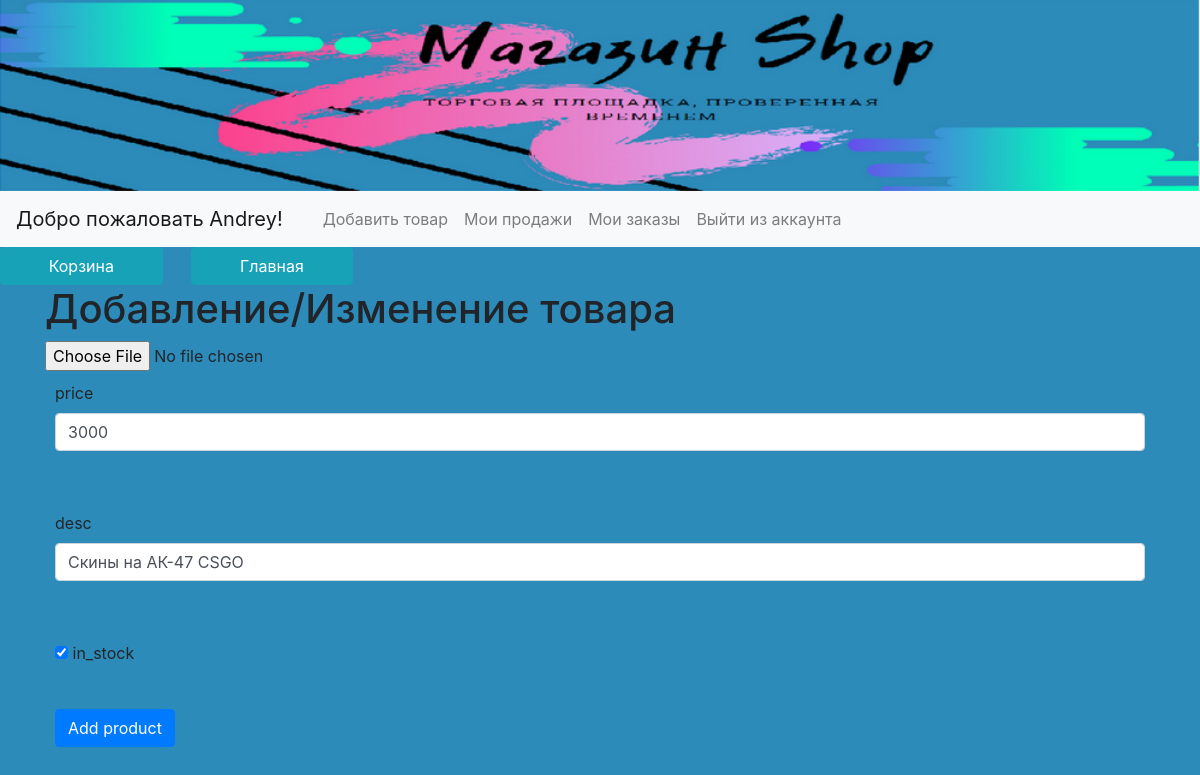
The app's page /edit_product/1 (signed in), older data.
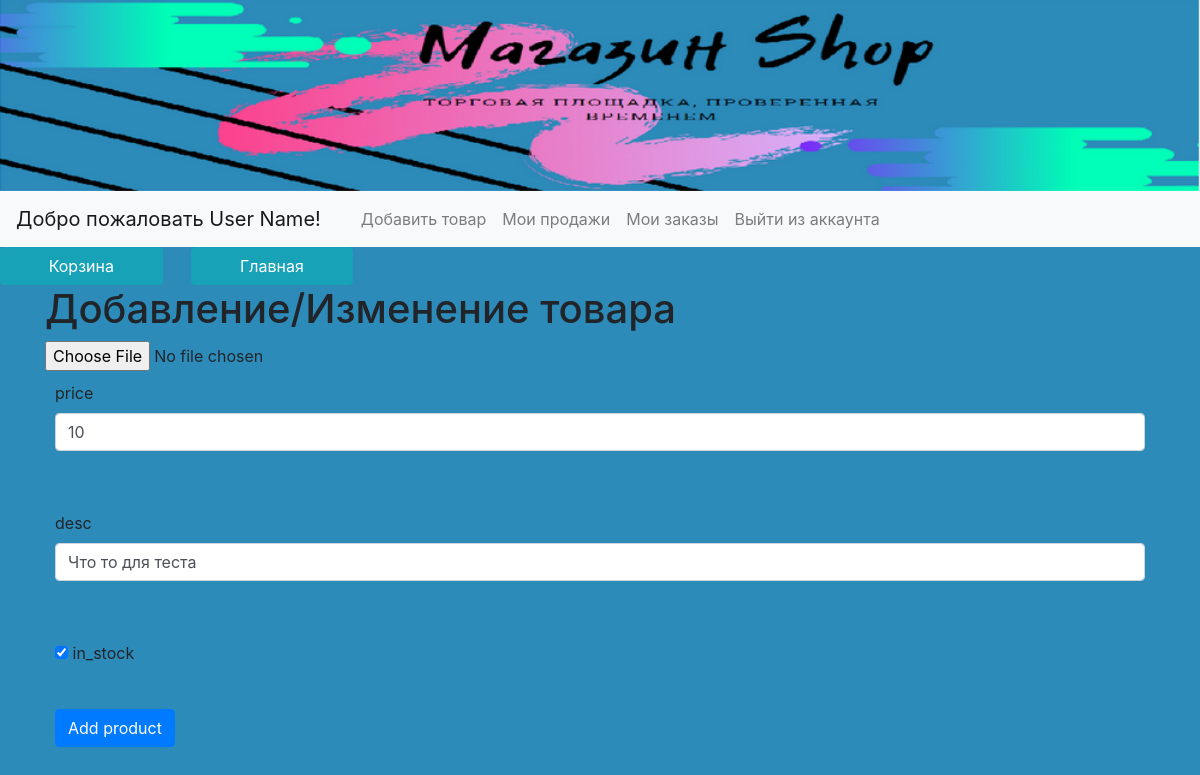
The same page, newer data.
### data/users.py (models this page shows, shortened)
class User(SqlAlchemyBase, UserMixin):
    __tablename__ = 'users'
    id = sqlalchemy.Column(sqlalchemy.Integer,
                           primary_key=True, autoincrement=True)
    surname = sqlalchemy.Column(sqlalchemy.String, nullable=True)
    name = sqlalchemy.Column(sqlalchemy.String, nullable=True)
    age = sqlalchemy.Column(sqlalchemy.Integer, nullable=True)
    address = sqlalchemy.Column(sqlalchemy.String, nullable=True)
    email = sqlalchemy.Column(sqlalchemy.String,
                              index=True, unique=True, nullable=True)
    basket = sqlalchemy.Column(sqlalchemy.String)
    hashed_password = sqlalchemy.Column(sqlalchemy.String, nullable=True)
    modified_date = sqlalchemy.Column(sqlalchemy.DateTime,
                                      default=datetime.datetime.now)
    product = orm.relation("Product", back_populates='user')

### data/products.py (models this page shows)
class Product(SqlAlchemyBase, UserMixin):
    __tablename__ = 'products'
    id = sqlalchemy.Column(sqlalchemy.Integer,
                           primary_key=True, autoincrement=True)
    img = sqlalchemy.Column(sqlalchemy.Text, nullable=True)
    price = sqlalchemy.Column(sqlalchemy.Integer, nullable=True)
    desc = sqlalchemy.Column(sqlalchemy.String, nullable=True)
    in_stock = sqlalchemy.Column(sqlalchemy.Boolean, nullable=True)
    user_id = sqlalchemy.Column(sqlalchemy.Integer, sqlalchemy.ForeignKey("users.id"))
    modified_date = sqlalchemy.Column(sqlalchemy.DateTime,
                                      default=datetime.datetime.now)
    user = orm.relation('User')

### main.py (the view, shortened to what this page needs)
@app.route('/edit_product/<id>', methods=['GET', 'POST'])
def edit(id):
    form = CreateForm()
    if request.method == 'GET':
        db_sess = db_session.create_session()
        prds = db_sess.query(Product).filter(Product.id == id,
                                             Product.user_id == current_user.id
                                             ).first()
        if prds:
            form.price.data = prds.price
            form.desc.data = prds.desc
            form.in_stock.data = prds.in_stock
        else:
            abort(404)
    return render_template('product.html', title='Добавление товара',
                           form=form)

### forms/product.py
class CreateForm(FlaskForm):
    img = FileField('image')
    price = IntegerField('price')
    desc = StringField('desc')
    in_stock = BooleanField('in_stock')
    submit = SubmitField('Add product')

### data/db_session.py (called while the page is built)
def create_session() -> Session:
    global __factory
    return __factory()

### main.py (called while the page is built)
@login_manager.user_loader
def load_user(user_id):
    db_sess = db_session.create_session()
    return db_sess.query(User).get(user_id)

### templates/product.html (shortened to what this page needs)
{% extends "base.html" %}
{% block content %}
<h1>Добавление/Изменение товара</h1>
<form action="" method="post" enctype=multipart/form-data>
    <input type=file name="fl">
    <p>
        {{ form.price.label }}<br>
        {{ form.price(class="form-control") }}<br>
    </p>
    <p>
        {{ form.desc.label }}<br>
        {{ form.desc(class="form-control") }}<br>
    </p>
    <p>{{ form.in_stock }} {{ form.in_stock.label }}</p>
    <p>{{ form.submit(type="submit", class="btn btn-primary") }}</p>
</form>
{% endblock %}

### templates/base.html (shortened to what this page needs)
<!doctype html>
<html lang="en">
<head>
    <link rel="stylesheet"
          href="https://stackpath.bootstrapcdn.com/bootstrap/4.4.1/css/bootstrap.min.css"
>
</head>
<body style="background-color:#2d8bba">
<img src="static/img/title2.PNG" alt=":(" class="responsive" align="center">
<nav class="navbar navbar-expand-lg navbar-light bg-light" style="background-color: #2d8bba;">
    {% if current_user.is_authenticated %}
    <a class="navbar-brand" href="/">Добро пожаловать {{ current_user.name }}!</a>
    {% endif %}
    <div class="collapse navbar-collapse" id="navbarNav">
        <ul class="navbar-nav">
            <li class="nav-item active">
                <a class="nav-link" href="#"> <span class="sr-only">(current)</span></a>
            </li>
            {% if current_user.is_authenticated%}
            <li class="nav-item">
                <a class="nav-link" href="/add_product">Добавить товар
                </a>
            </li>
            <li class="nav-item">
                <a class="nav-link" href="/user_sells"> Мои продажи
                </a>
            </li>
            <li class="nav-item">
                <a class="nav-link" href="/user_orders"> Мои заказы
                </a>
            </li>
            <li class="nav-item">
                <a class="nav-link" href="/logout">Выйти из аккаунта</a>
            </li>
            {%endif%}
        </ul>
    </div>
</nav>
<div class="btn-group" role="group" aria-label="Basic example" style="background-color:  #2d8bba">
    {% if current_user.is_authenticated%}
    <a href="/user_basket"> <button type="button" class="btn btn-info" style="width: 85%">Корзина</button> </a>
    {% endif %}
    <a href="/"><button type="button" class="btn btn-info" style="width: 85%">Главная</button></a>
</div>
<main role="main" class="container">
    {% block content %}{% endblock %}
</main>
</body>
</html>

Row changes from the older to the newer data that the page shows:
changed User: name "Andrey" → "User Name"
changed Product: price "3000" → "10"; desc "Скины на АК-47 CSGO" → "Что то для теста"
